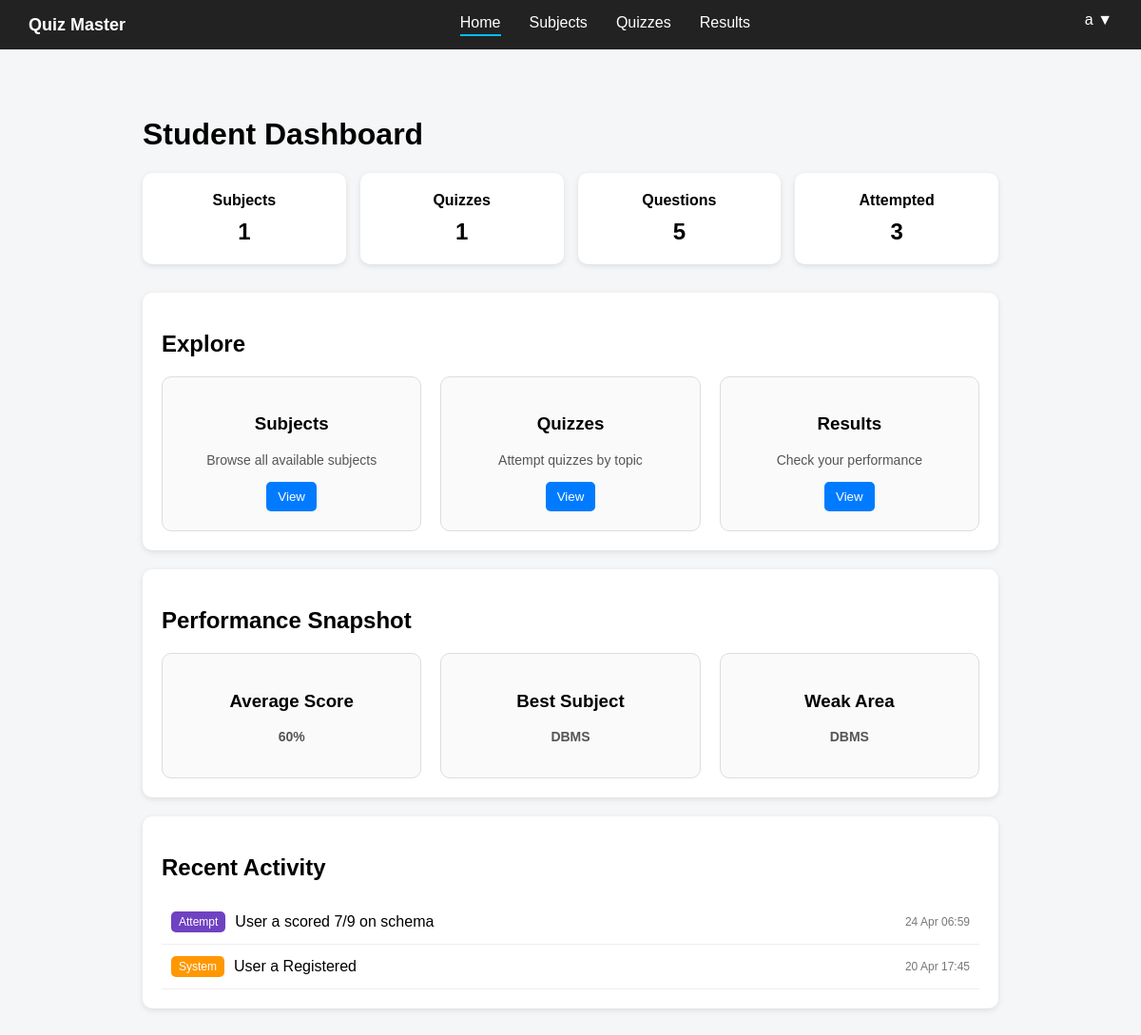
/dashboard (signed in), run on the app's committed database.
### controller/models.py (models this page shows)
class Subject(db.Model):
    __tablename__ = "subjects"
    id = db.Column(db.Integer, primary_key=True)
    name = db.Column(db.String(100), nullable=False)
    description = db.Column(db.Text)
    quizzes = db.relationship("Quiz", backref="subject", lazy=True)

class Activity(db.Model):
    __tablename__ = "activities"
    id = db.Column(db.Integer, primary_key=True)
    type = db.Column(db.String(50), nullable=False)
    message = db.Column(db.String(300), nullable=False)
    timestamp = db.Column(db.DateTime, default=datetime.utcnow)
    user_id = db.Column(db.Integer, db.ForeignKey("users.id"), nullable=True)

### app.py (the view)
@app.route("/home")
@app.route("/dashboard")
def home():
    user_id = session.get("user_id")
    if not user_id:
        flash("Please login first")
        return redirect(url_for("landing"))
    if session.get("role") == "admin":
        return redirect(url_for("admin_dashboard"))
    subjects_count = Subject.query.count()
    quizzes_count = Quiz.query.count()
    questions_count = Question.query.count()
    attempted_count = Attempt.query.filter_by(user_id=user_id).count()
    activities = (
        Activity.query
        .filter_by(user_id=user_id)
        .order_by(Activity.timestamp.desc())
        .limit(5)
        .all()
    )
    attempts = Attempt.query.filter_by(user_id=user_id).all()
    total_scored = 0
    total_possible = 0
    subject_scores = {}   # {subject_name: [scored, total]}
    for attempt in attempts:
        if not attempt.quiz:
            continue
        subject_name = attempt.quiz.subject.name
        scored = attempt.score or 0
        total = attempt.total_marks or 0
        total_scored += scored
        total_possible += total
        if subject_name not in subject_scores:
            subject_scores[subject_name] = [0, 0]
        subject_scores[subject_name][0] += scored
        subject_scores[subject_name][1] += total
    avg_score = 0
    if total_possible > 0:
        avg_score = round((total_scored / total_possible) * 100)
    best_subject = "-"
    weak_subject = "-"
    best_pct = -1
    weak_pct = 101
    for subject, (scored, total) in subject_scores.items():
        if total == 0:
            continue
        pct = (scored / total) * 100
        if pct > best_pct:
            best_pct = pct
            best_subject = subject
        if pct < weak_pct:
            weak_pct = pct
            weak_subject = subject
    return render_template(
        "user_dashboard.html",
        subjects_count=subjects_count,
        quizzes_count=quizzes_count,
        questions_count=questions_count,
        attempted_count=attempted_count,
        activities=activities,
        avg_score=avg_score,
        best_subject=best_subject,
        weak_subject=weak_subject
    )

### templates/user_dashboard.html (shortened to what this page needs)
{% extends "base.html" %}
{% block content %}
<h1>Student Dashboard</h1>
<div class="stats">
    <div class="card">Subjects<br><span>{{ subjects_count }}</span></div>
    <div class="card">Quizzes<br><span>{{ quizzes_count }}</span></div>
    <div class="card">Questions<br><span>{{ questions_count }}</span></div>
    <div class="card">Attempted<br><span>{{ attempted_count }}</span></div>
</div>
<div class="section">
    <h2>Explore</h2>
    <div class="manage-grid">
        <div class="manage-card">
            <h3>Subjects</h3>
            <p>Browse all available subjects</p>
            <div class="actions">
                <button onclick="location.href='{{ url_for('student_subjects') }}'">
                    View
                </button>
            </div>
        </div>
        <div class="manage-card">
            <h3>Quizzes</h3>
            <p>Attempt quizzes by topic</p>
            <div class="actions">
                <button onclick='location.href="{{ url_for("student_all_quizzes") }}"'>
                    View
                </button>
            </div>
        </div>
        <div class="manage-card">
            <h3>Results</h3>
            <p>Check your performance</p>
            <div class="actions">
                <button onclick="location.href='{{ url_for('student_results') }}'">
                    View
            </div>
        </div>
    </div>
</div>
<div class="section">
    <h2>Performance Snapshot</h2>
    <div class="manage-grid">
        <div class="manage-card">
            <h3>Average Score</h3>
            <p class="score-display">{{ avg_score }}%</p>
        </div>
        <div class="manage-card">
            <h3>Best Subject</h3>
            <p class="score-display">{{ best_subject }}</p>
        </div>
        <div class="manage-card">
            <h3>Weak Area</h3>
            <p class="score-display">{{ weak_subject }}</p>
        </div>
    </div>
</div>
<div class="section">
    <h2>Recent Activity</h2>
    {% if activities %}
    {% for a in activities %}
    <div class="activity-item">
        <span class="tag {{ a.type }}">
            {{ a.type|capitalize }}
        </span>
        <span class="text">
            {{ a.message }}
        </span>
        <span class="time">
            {{ a.timestamp.strftime('%d %b %H:%M') }}
        </span>
    </div>
    {% endfor %}
    {% else %}
    <p>No recent activity</p>
    {% endif %}
</div>
{% endblock %}

### static/css/base.css (style rules this page uses)
body { font-family: Arial, sans-serif; background: #f4f6f8; margin: 0; }
.stats { display: grid; grid-template-columns: repeat(4, 1fr); gap: 15px; margin-bottom: 30px; }
.card { background: white; padding: 20px; text-align: center; border-radius: 10px; box-shadow: 0 2px 6px rgba(0, 0, 0, 0.1); font-weight: bold; }
.card span { display: block; font-size: 24px; margin-top: 10px; }
.section { background: white; padding: 20px; margin-bottom: 20px; border-radius: 10px; box-shadow: 0 2px 6px rgba(0, 0, 0, 0.1); }
.manage-grid { display: grid; grid-template-columns: repeat(3, 1fr); gap: 20px; }
.manage-card { background: #fafafa; padding: 20px; border-radius: 10px; text-align: center; border: 1px solid #ddd; }
.manage-card p { font-size: 14px; color: #555; margin-bottom: 15px; }
.activity-item { display: flex; align-items: center; justify-content: space-between; padding: 12px 10px; border-bottom: 1px solid #eee; }
.tag { padding: 4px 8px; border-radius: 5px; font-size: 12px; color: white; }
.system { background: #ff9800; }
.attempt { background: #6f42c1; }
.text { flex: 1; margin-left: 10px; }
.time { font-size: 12px; color: #777; }
.actions button { padding: 8px 12px; border: none; border-radius: 5px; background: #007bff; color: white; cursor: pointer; }
body { padding-bottom: 80px; }
.score-display { font-size: 26px; font-weight: bold; color: #007bff; }

### data on the page
Subject: name "DBMS"
Activity: type "Attempt", message "User a scored 7/9 on schema", timestamp "24 Apr 06:59"
Activity: type "System", message "User a Registered", timestamp "20 Apr 17:45"

### other printed values
{{ session.get('username', 'User') }} "a"
{{ subjects_count }} "1"
{{ quizzes_count }} "1"
{{ questions_count }} "5"
{{ attempted_count }} "3"
{{ avg_score }} "60"
